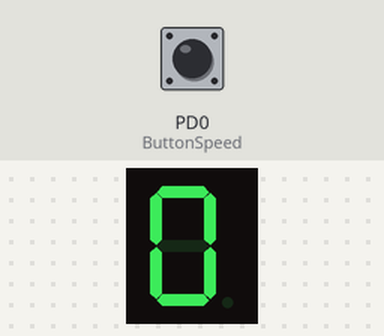
A program run on a simulated ATmega328P, built with avr-gcc and emulated at 1 MHz. Parts: 1-digit seven-segment display. Wiring (inferred from the names in the program): 1-digit 7-segment display, segments lit when HIGH: segments PB0, PB1, PB2, PB3, PB4, PB5, PB6. The test bench sets the inputs (shaded band); at power-on: PD0 (ButtonSpeed) HIGH. The segment pins are drawn as the display they are named for.

Above: at 0.1 s.
At 1.5 s:
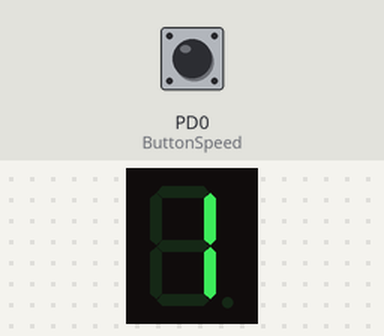
1.6 s: PD0 (ButtonSpeed) pulled LOW for 1 s
At 33.0 s:
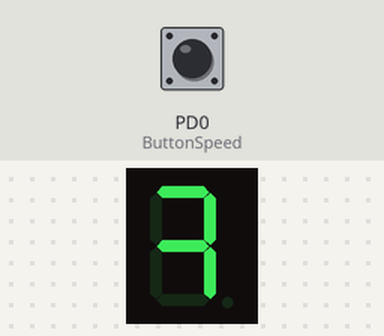
Timing chart, 0 to 34.5 s (numbered marks = the images above; inputs shaded):
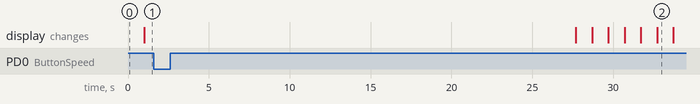

The program:

main.c
```c
/****************************************************
 * LLENAR ESTE ESPACIO CON LOS SIGUIENTES DATOS:    *
 * Nombre: Nahaliel Gamaliel Rios Martinez          *
 * Hora clase: N4                                   *
 * Día: LMV                                         *
 * N° de lista: 33                                  *
 * Dispositivo: ATMEGA328P                          *
 * Rev: 1.0                                         *
 * Propósito de la actividad:                       *
 * Diseña y realiza un contador automático de       *
 * número 0 al 9 mostrado mediante un display 7     *
 * segmentos, controlando su velocidad con un botón *
 * bajo las siguientes condiciones:                 *
 * - Si el botón no está presionado el contador     *
 *   incrementa cada 1 segundos.                    *
 * - Si se presiona el botón el contador incrementa *
 *   cada 0.5 segundos.                             *
 *                                 Fecha: 09.05.2021*
 ***************************************************/
/*atmega328P PIN - OUT*/
/*       PIN - OUT
         atmega328P
          -------
    PC6  |1     28| PC5
    PD0  |2     27| PC4
    PD1  |3     26| PC3
    PD2  |4     25| PC2
    PD3  |5     24| PC1
    PD4  |6     23| PC0
    VCC  |7     22| GND
    GND  |8     21| AREF
    PB6  |9     20| AVCC
    PB7  |10    19| PB5
    PD5  |11    18| PB4
    PD6  |12    17| PB3
    PD7  |13    16| PB2
    PB0  |14    15| PB1
          --------
*/
/*atmega328P PIN FUNCTIONS*/
 /*
 atmega328P PIN FUNCTIONS
 pin   function              name    pin     function              name
 1     !RESET/PCINT14        PC6     15      PCINT1/OC1A           PB1
 2     RxD/PCINT16           PD0     16      PCINT2/OC1B/SS        PB2
 3     TxD/PCINT17           PD1     17      PCINT3/OC2A/MOSI      PB3
 4     INT0/PCINT18          PD2     18      PCINT4/MISO           PB4
 5     INT1/PCINT19/OC2B     PD3     19      PCINT5/SCK            PB5
 6     PCINT20               PD4     20      ANALOG VCC            AVCC
 7     +5v                   VCC     21      ANALOG REFERENCE      AREF
 8     GND                   GND     22      GND                   GND
 9     XTAL1/PCINT6          PB6     23      PCINT8/ADC0           PC0
 10    XTAL2/PCINT7          PB7     24      PCINT9/ADC1           PC1
 11    PCINT21/OC0B          PD5     25      PCINT10/ADC2          PC2
 12    PCINT22/OC0A/AIN0     PD6     26      PCINT11/ADC3          PC3
 13    PCINT23/AIN1          PD7     27      PCINT12/ADC4/SDA      PC4
 14    PCINT0/AIN1           PB0     28      PCINT13/ADC5/SCL      PC5
 */
/*******************Bibliotecas****************************/
#include <avr/io.h>//se incluyen las Bibliotecas de E/S del AVR atmega328P
#include <avr/interrupt.h>// librería de interrupciones


/*****************Macros y constantes**********************/
#define F_CPU 1000000UL //1 Mhz

/*******************Variables globales*********************/
#define a PINB0
#define b PINB1
#define c PINB2
#define d PINB3
#define e PINB4
#define f PINB5
#define g PINB6

#define ButtonSpeed PIND0

volatile char i = 0; //Contador para leer el arreglo de numeros
volatile char speed = 10; //Contador para leer el arreglo de numeros
volatile char timer = 0; //Contador para el timer

uint8_t numeros[10] = {
	//gfedcba
	0b0111111, //0
	0b0000110, //1
	0b1011011, //2
	0b1001111, //3
	0b1100110, //4
	0b1101101, //5
	0b1111101, //6
	0b1000111, //7
	0b1111111, //8
	0b1100111, //9
};

/*********************Declaración de Funciones*************/
void initialize_ports(void);
void initialize_timer(void);// Función para inicializar Timer_0
void timer_on(void);// Función para encender Timer_0


/*******************Programa principal*********************/
int main(void)
{
	//--Inicialización
	cli(); //Deshabilitamos interrupciones
	initialize_ports(); // va hacía la inicialización de puertos
	initialize_timer();// va hacía la inicialización del TIMER para controlar Led
	sei(); //Habilitamos interrupciones

	timer_on(); //Encendemos Timer0

	//--Ejecución
	while (1) //loop infinito
	{

		if (bit_is_clear(PIND,ButtonSpeed)){
			speed = 5;
		}else{
			speed = 10;
		}

		PORTB = numeros[i];

		if (i == 10) {
			i = 0;
		}

	} // END loop infinito

} // END MAIN
/*******************Definición de funciones*****************/
//**********************************************************
//Descripcion de lo que hace la funcion:                   *
//initialize_ports : inicializa los puertos de entrada y   *
//salida                                                   *
//**********************************************************
void initialize_ports(void)
{
	//--Entradas
	DDRD &=~ _BV(ButtonSpeed);  //INT 0 como entrada
	PORTD|=_BV(ButtonSpeed); // Push button con pull - up (INT 0)

	//DDRD &=~ _BV(ButtonSub); // INT 1 como entrada
	//PORTD|=_BV(ButtonSub); // Push button con pull - up (INT 1)

	//--Salidas
	DDRB |=_BV(a);
	DDRB |=_BV(b);
	DDRB |=_BV(c);
	DDRB |=_BV(d);
	DDRB |=_BV(e);
	DDRB |=_BV(f);
	DDRB |=_BV(g);

	PORTB = 0x00; //-Por seguridad iniciamos en 0
}
//**********************************************************************
//initialize_timer_led : inicializa el timer para controlar Led
//**********************************************************************
void initialize_timer(void)
{
    //Modo de operacíon configurado como CTC
    TCCR0A &=~ (1<<WGM00);// 0 en el bit WGM00
    TCCR0A |=  (1<<WGM01);// 1 en el bit WGM01
    TCCR0B &=~ (1<<WGM02);// 0 en el bit WGM02
    OCR0A = 97; //Registro de 8 bits donde se pone el numero a comparar
    TIMSK0 |= (1<<OCIE0A);//Se pone un 1 en el bit OCIE0A del registro
    //TIMSK0 para habilitar la interrupción
}
//**********************************************************************
//timer_led_on: Enciende el timer para controlar Led
//**********************************************************************
void timer_on(void)
{

    TCNT0 = 0; // Registro de 8 bits que lleva el conteo del timer_0
    //Prescaler configurado en 1024
    TCCR0B |=  (1<<CS00);// 1 en el bit CS00
    TCCR0B &=~ (1<<CS01);// 0 en el bit CS01
    TCCR0B |=  (1<<CS02);// 1 en el bit CS02

}
//**********************************************************************
//Vectores de interrupción, Interrupt service routine (ISR)
//**********************************************************************
//**********************************************************************
//TIMER_0
//**********************************************************************
ISR (TIMER0_COMPA_vect)// Vector de interrupción para el Timer0 (0.1s)
{
   timer++;
   if(timer == speed){
	   i++;
	   timer = 0;
   }

}
```
